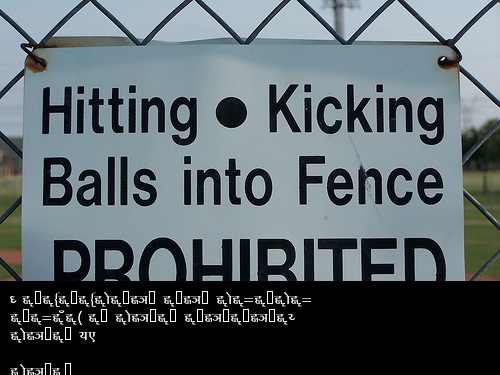
#> input picture Images/1.jpg, 500 x 375 px
$ python -i pytesseract.py   (imports and definitions only)
#> lines starting #> are read from the running program, lines starting #| are printed output that depends on the picture
#!/usr/bin/env python

'''
Python-tesseract. For more information: https://github.com/madmaze/pytesseract

'''

try:
    import Image
except ImportError:
    from PIL import Image
    from PIL import ImageDraw
    from PIL import ImageFont

import os
import sys
import subprocess
import tempfile
import shlex

#self modules
import translate
import image_capture
import image_features


# CHANGE THIS IF TESSERACT IS NOT IN YOUR PATH, OR IS NAMED DIFFERENTLY
tesseract_cmd = 'tesseract'

__all__ = ['image_to_string']


# [54 lines left out: functions run_tesseract, cleanup, get_errors, tempnam, not called in this run]


class TesseractError(Exception):
    # [4 lines left out: function __init__, not called in this run]


def image_to_string(image, lang=None, boxes=False, config=None):
    '''
    Runs tesseract on the specified image. First, the image is written to disk,
    and then the tesseract command is run on the image. Tesseract's result is
    read, and the temporary files are erased.

    Also supports boxes and config:

    if boxes=True
        "batch.nochop makebox" gets added to the tesseract call

    if config is set, the config gets appended to the command.
        ex: config="-psm 6"
    '''

    if len(image.split()) == 4:
        # In case we have 4 channels, lets discard the Alpha.
        # Kind of a hack, should fix in the future some time.
        r, g, b, a = image.split()
        image = Image.merge("RGB", (r, g, b))

    input_file_name = '%s.bmp' % tempnam()
    output_file_name_base = tempnam()
    if not boxes:
        output_file_name = '%s.txt' % output_file_name_base
    else:
        output_file_name = '%s.box' % output_file_name_base
    try:
        image.save(input_file_name)
        status, error_string = run_tesseract(input_file_name,
                                             output_file_name_base,
                                             lang=lang,
                                             boxes=boxes,
                                             config=config)
        if status:
            errors = get_errors(error_string)
            raise TesseractError(status, errors)
        f = open(output_file_name, 'rb')
        try:
            return f.read().decode('utf-8').strip()
        finally:
            f.close()
    finally:
        cleanup(input_file_name)
        cleanup(output_file_name)


"""def main():
    if len(sys.argv) == 1:
        #print("One argument")
        filename = image_capture.take_image()
        try:
            image = Image.open(filename)
            if len(image.split()) == 4:
                # In case we have 4 channels, lets discard the Alpha.
                # Kind of a hack, should fix in the future some time.
                r, g, b, a = image.split()
                image = Image.merge("RGB", (r, g, b))
        except IOError:
            sys.stderr.write('ERROR: Could not open file "%s"\n' % filename)
            exit(1)
        output_text = image_to_string(image)
        print(output_text)
        src = ""
        print(src)
        dest = 'hi'
        translated_text = translate.translate(src,dest,output_text)
        translated_text = translated_text.decode('utf8')
        image_features.image_f(filename, translated_text, dest)
        #image.show()
    elif len(sys.argv) == 2:
        filename = sys.argv[1]
        try:
            image = Image.open(filename)
            if len(image.split()) == 4:
                # In case we have 4 channels, lets discard the Alpha.
                # Kind of a hack, should fix in the future some time.
                r, g, b, a = image.split()
                image = Image.merge("RGB", (r, g, b))
        except IOError:
            sys.stderr.write('ERROR: Could not open file "%s"\n' % filename)
            exit(1)
        output_text = image_to_string(image)
        print(output_text)
        src = ""
        dest = 'en'
        translated_text = translate.translate(src,dest,output_text)
        #print(translated_text)
        translated_text = translated_text.decode('utf8')
        image_features.image_f(filename, translated_text, dest)
    elif len(sys.argv) == 4 and sys.argv[1] == '-l':
        lang = sys.argv[2]
        filename = sys.argv[3]
        try:
            image = Image.open(filename)
        except IOError:
            sys.stderr.write('ERROR: Could not open file "%s"\n' % filename)
            exit(1)
        output_text = image_to_string(image, lang=lang)
        print(output_text)
        output_text = output_text.encode('utf8')
        fin_file = open("dest1.txt", "w")
        fin_file.write(output_text)
        fin_file.close()
        fin_file = open("dest1.txt", "r")
        output_text2 = fin_file.readline()
        print(output_text2)
        src = ''
        dest = 'en'
        translated_text = translate.translate(src,dest,output_text2)
        print(translated_text)
        translated_text = translated_text.decode('utf8')
        image_features.image_f(filename, translated_text, dest)
    else:
        sys.stderr.write('Usage: python pytesseract.py [-l lang] input_file\n')
        exit(2)"""


# [40 lines left out: function func, not called in this run]


"""if __name__ == '__main__':
    main()"""

>>> import cv2
>>> picture = cv2.imread('Images/1.jpg', cv2.IMREAD_GRAYSCALE)
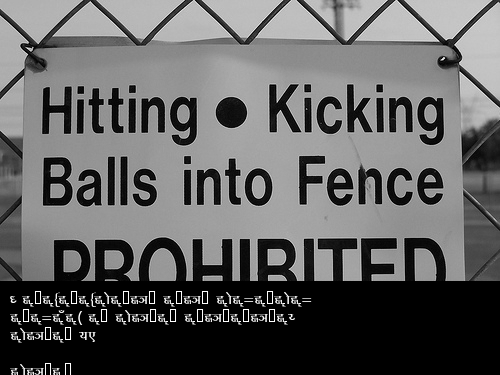
#> picture: shape (375, 500); min 0, max 255, mean 96.5
>>> result = image_to_string(picture)
#> (the run stopped early here; a loop or call above may not have finished)
